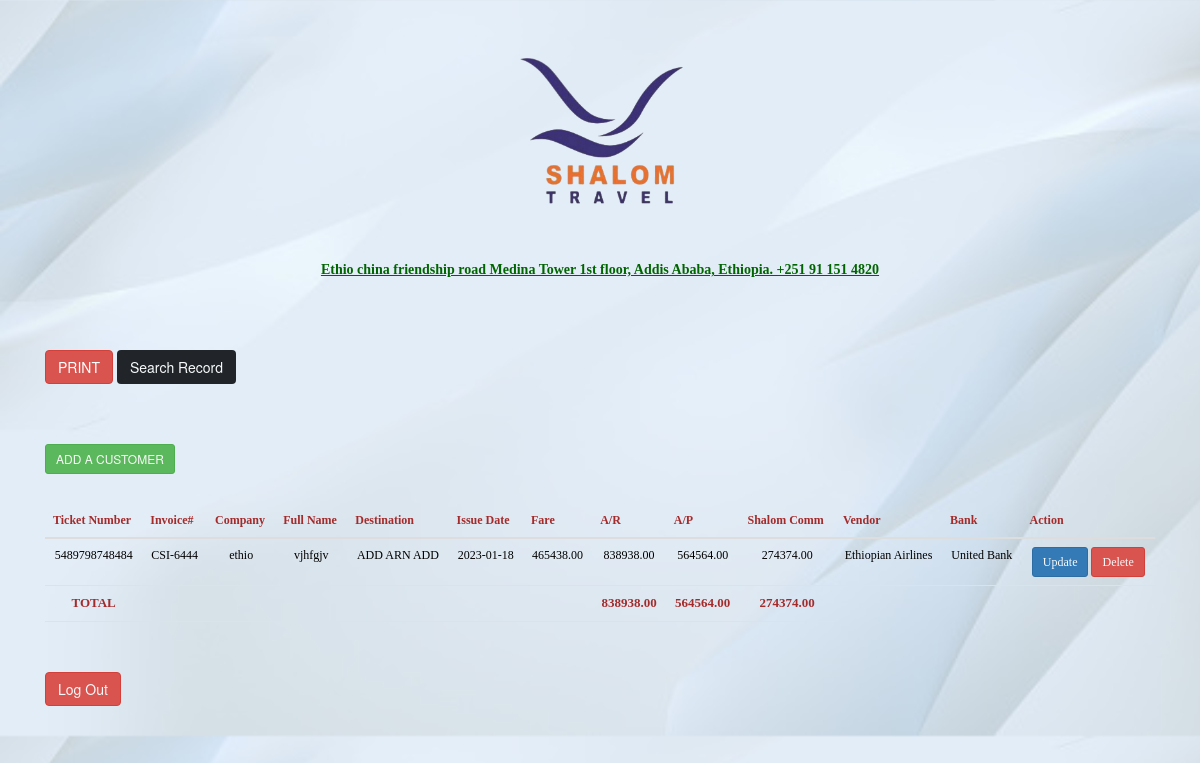
Page /home.php on the earlier database version.
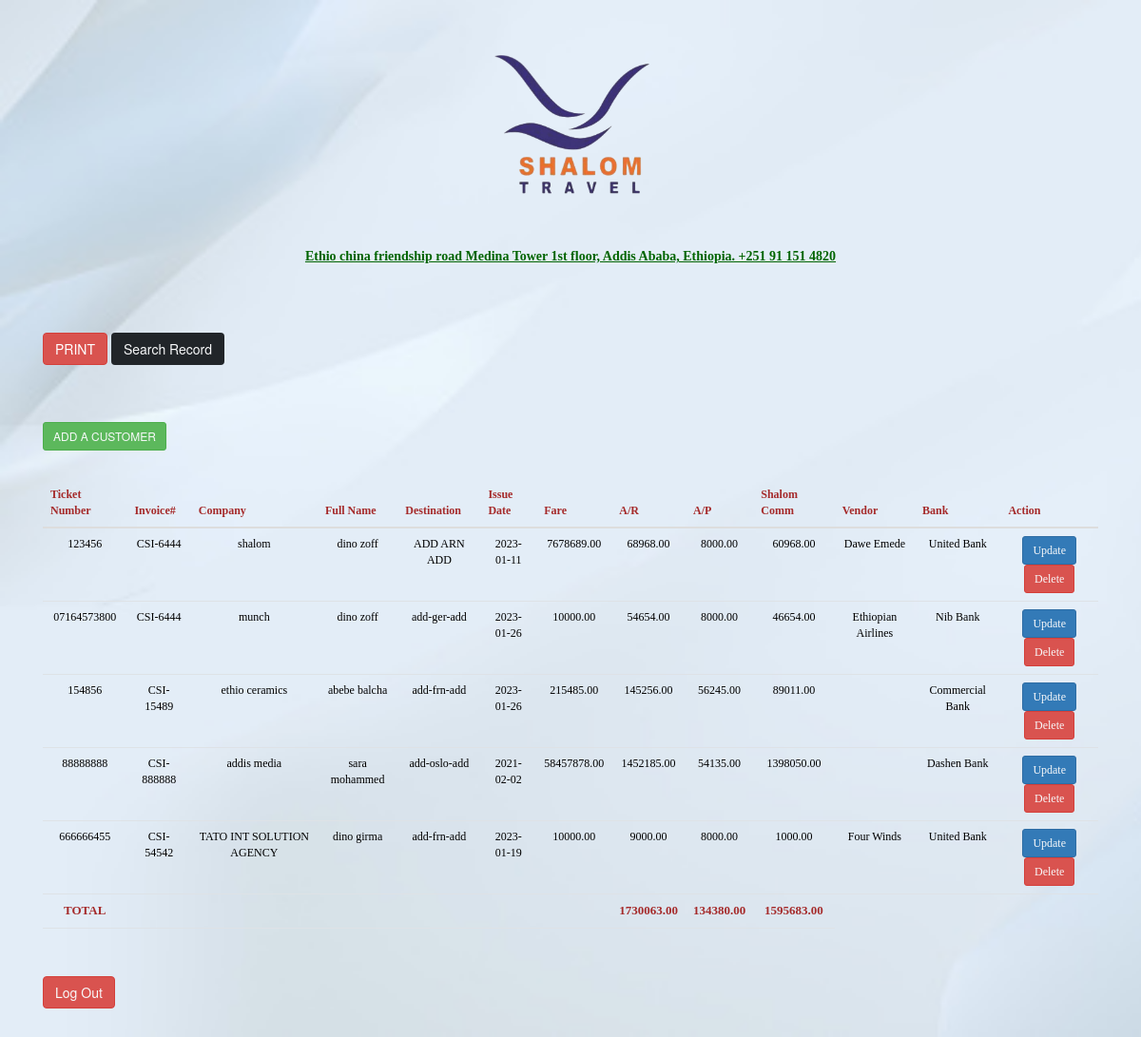
Same page on the later database version.
### tables this page shows
CREATE TABLE `table23` (
  `id` int(11) NOT NULL,
  `ticketnumber` varchar(100) NOT NULL,
  `invno` varchar(100) NOT NULL,
  `company` varchar(100) NOT NULL,
  `fullname` varchar(100) NOT NULL,
  `destination` varchar(100) NOT NULL,
  `issuedate` date NOT NULL,
  `fare` double(12,2) NOT NULL,
  `ar` double(12,2) NOT NULL,
  `ap` double(12,2) NOT NULL,
  `shalomcom` double(12,2) NOT NULL,
  `vendor` varchar(100) NOT NULL,
  `bank` varchar(100) NOT NULL
);

### home.php (the view, shortened to what this page needs)
<!DOCTYPE html>
<html lang="en">
<head>
    <link href="https://cdn.jsdelivr.net/npm/bootstrap@5.2.0/dist/css/bootstrap.min.css" rel="stylesheet">
    <link rel="stylesheet" href="https://maxcdn.bootstrapcdn.com/bootstrap/4.3.1/css/bootstrap.min.css">
    <link href="https://cdn.jsdelivr.net/npm/bootstrap@5.2.0/dist/css/bootstrap.min.css" rel="stylesheet">
  <link rel="stylesheet" href="https://maxcdn.bootstrapcdn.com/bootstrap/3.3.6/css/bootstrap.min.css" />
  <link rel="stylesheet" href="https://cdn.datatables.net/1.10.12/css/dataTables.bootstrap.min.css" />
</head>
<body>
<div class="container">
<?php
include 'header.php';
?>
<button onclick="window.print();" class="btn btn-danger">PRINT</button>
<button class="btn btn-dark my-5 "><a href="index.php" class="text-light">Search Record</a></button>
</div>
    <div class="container">
        <button class="btn btn-success my-5 btn-sm"><a href="create.php" class="text-light">ADD A CUSTOMER</a></button>
        <table class="table">
            <thead>
                <tr>
                    <th scope="col">Ticket Number</th>
                    <th scope="col">Invoice#</th>
                    <th scope="col">Company</th>
                    <th scope="col">Full Name</th>
                    <th scope="col">Destination</th>
                    <th scope="col">Issue Date</th>
                    <th scope="col">Fare</th>
                    <th scope="col">A/R</th>
                    <th scope="col">A/P</th>
                    <th scope="col">Shalom Comm</th>
                    <th scope="col">Vendor</th>
                    <th scope="col">Bank</th>
                    <th scope="col">Action</th>
                </tr>
            </thead>
            <tbody>
                <?php
                include 'connect.php';
$sql = "SELECT
id,ticketnumber,invno,company,fullname,destination,issuedate,fare,ar,ap,SUM(ar-ap) AS shalomcom,vendor,
bank FROM table23
GROUP BY id";
                $result=mysqli_query($connect,$sql);
                if($result){
                    while($row=mysqli_fetch_assoc($result)){
                        $id=$row['id'];
                            $ticketnumber=$row['ticketnumber'];
                            $invno=$row['invno'];
                            $company=$row['company'];
                            $fullname=$row['fullname'];
                            $destination=$row['destination'];
                            $issuedate=$row['issuedate'];
                            $fare=$row['fare'];
                            $ar=$row['ar'];
                            $ap=$row['ap'];
                            $shalomcom=$row['shalomcom'];
                            $vendor=$row['vendor'];
                            $bank=$row['bank'];
                            echo ' <tr>
                            <td scope="row">'.$ticketnumber.'</td>
                            <td> '.$invno.'</td>
                            <td>'.$company.'</td>
                            <td>'.$fullname.'</td>
                            <td>'.$destination.'</td>
                            <td>'.$issuedate.'</td>
                            <td>'.$fare.'</td>
                            <td>'.$ar.'</td>
                            <td>'.$ap.'</td>
                            <td>'.$shalomcom.'</td>
                            <td>'.$vendor.'</td>
                            <td>'.$bank.'</td>
                            <td>
                             <button class="btn btn-primary btn-sm"><a href="edit.php?updateid='.$id.'" class="text-light">Update</a></button>
                             <button class="btn btn-danger btn-sm"><a href="delete.php?deleteid='.$id.'" class="text-light">Delete</a></button>
                            </td>
                        </tr>';
                    }
                }
                ?>
            </tbody>
<tfoot id="footer">
<?php
		$total_qty=0;
        $total_qty1=0;
        $total_qty2=0;
		$query=$connect->query("SELECT SUM(ar-ap) AS shalomcom,sum(ar) AS artotal,sum(ap) AS aptotal FROM table23");
		while($row=$query->fetch_array()) {
	?>
	<?php
			$total_qty = $row['shalomcom'];
            $total_qty2 = $row['aptotal'];
            $total_qty1 = $row['artotal'];
		}
?>
	<tr>
		<td>TOTAL</td>
        <td></td>
        <td></td>
        <td></td>
        <td></td>
        <td></td>
        <td></td>
        <td><?php echo $total_qty1; ?></td>
        <td><?php echo $total_qty2; ?></td>
        <td><?php echo $total_qty; ?></td>
	</tr>
</tfoot>
        </table>
    <div class="connecttainer">
        <button class="btn btn-danger my-5"><a href="logout.php" class="text-light">Log Out</a></button>
    </div>
</body>
</html>

### header.php (shortened to what this page needs)
<!DOCTYPE html>
<html lang="en">
<head>
</head>
<body>
<div class="header">
<img src="logo.png" width="200px" height="200px" alt="">
</div>
<div class="shalom">
<p>Ethio china friendship road Medina Tower 1st floor, Addis Ababa, Ethiopia. +251 91 151 4820</p>
</div>
</body>
</html>

### home.php (style rules this page uses)
body { background-image: url('bg.jpg'); background-size: cover; background-repeat: none; }
tr { font-size: 12px; text-align: center; font-family: 'Times New Roman', Times, serif; color:black; }
th { font-size: 12px; font-family: 'Times New Roman', Times, serif; color:brown; }
#footer td { color:brown; font-size:13px; font-weight: bold; font-family: 'Times New Roman', Times, serif; }

### header.php (style rules this page uses)
.header { display:flex; justify-content:center; padding:30px; }
.shalom { display:flex; justify-content:center; margin-bottom:30px; font-family: 'Times New Roman', Times, serif; color:darkgreen; font-weight:bold; text-decoration: underline; }

Differences in the rows shown:
removed table23: ticketnumber "5489798748484", invno "CSI-6444", company "ethio", fullname "vjhfgjv", destination "ADD ARN ADD", issuedate "2023-01-18", fare "465438.00", ar "838938.00", ap "564564.00", shalomcom "274374.00", vendor "Ethiopian Airlines", bank "United Bank"
added table23: ticketnumber "123456", invno "CSI-6444", company "shalom", fullname "dino zoff", destination "ADD ARN ADD", issuedate "2023-01-11", fare "7678689.00", ar "68968.00", ap "8000.00", shalomcom "60968.00", vendor "Dawe Emede", bank "United Bank"
added table23: ticketnumber "07164573800", invno "CSI-6444", company "munch", fullname "dino zoff", destination "add-ger-add", issuedate "2023-01-26", fare "10000.00", ar "54654.00", ap "8000.00", shalomcom "46654.00", vendor "Ethiopian Airlines", bank "Nib Bank"
added table23: ticketnumber "154856", invno "CSI-15489", company "ethio ceramics", fullname "abebe balcha", destination "add-frn-add", issuedate "2023-01-26", fare "215485.00", ar "145256.00", ap "56245.00", shalomcom "89011.00", bank "Commercial Bank"
added table23: ticketnumber "88888888", invno "CSI-888888", company "addis media", fullname "sara mohammed", destination "add-oslo-add", issuedate "2021-02-02", fare "58457878.00", ar "1452185.00", ap "54135.00", shalomcom "1398050.00", bank "Dashen Bank"
added table23: ticketnumber "666666455", invno "CSI-54542", company "TATO INT SOLUTION AGENCY", fullname "dino girma", destination "add-frn-add", issuedate "2023-01-19", fare "10000.00", ar "9000.00", ap "8000.00", shalomcom "1000.00", vendor "Four Winds", bank "United Bank"
Other differences:
$total_qty1: "838938.00" → "1730063.00"
$total_qty2: "564564.00" → "134380.00"
$total_qty: "274374.00" → "1595683.00"
